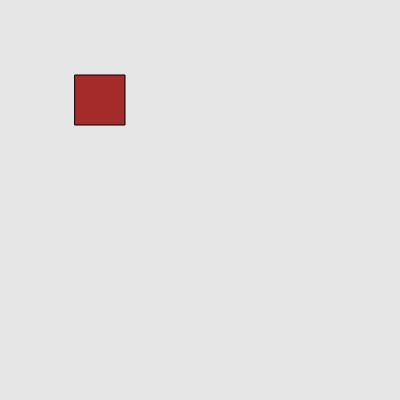
Frame 1 (no input)
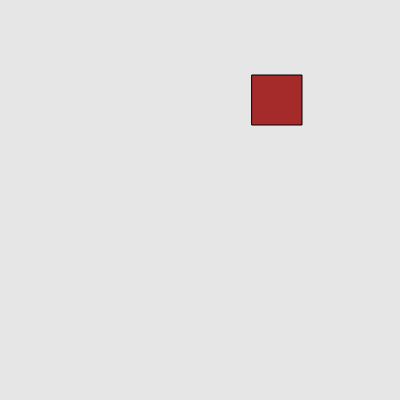
Frame 60 (no input)
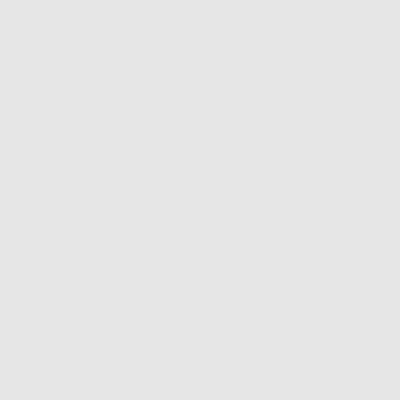
Frame 120 (the mouse pressed at the canvas centre since frame 60)

The p5.js sketch that drew these frames (run headless with seeded random() and noise() and a simulated clock; from frame 60 on, the mouse is pressed at the canvas centre):

// p5.js sketch
// ── sketch.js
var box;


function setup() {
  createCanvas(400, 400);
box ={
  x: 100,
  y:100,
  w: 50,
  h: 50,
  cor:["pink","black","white","brown"],
  vx: 3,
}



}

function draw() {
  background(230);

  rectMode(CENTER);
  fill (box.cor[3]);
  rect (box.x,box.y,box.w,box.h);
  box.x =box.x +box.vx;
}
